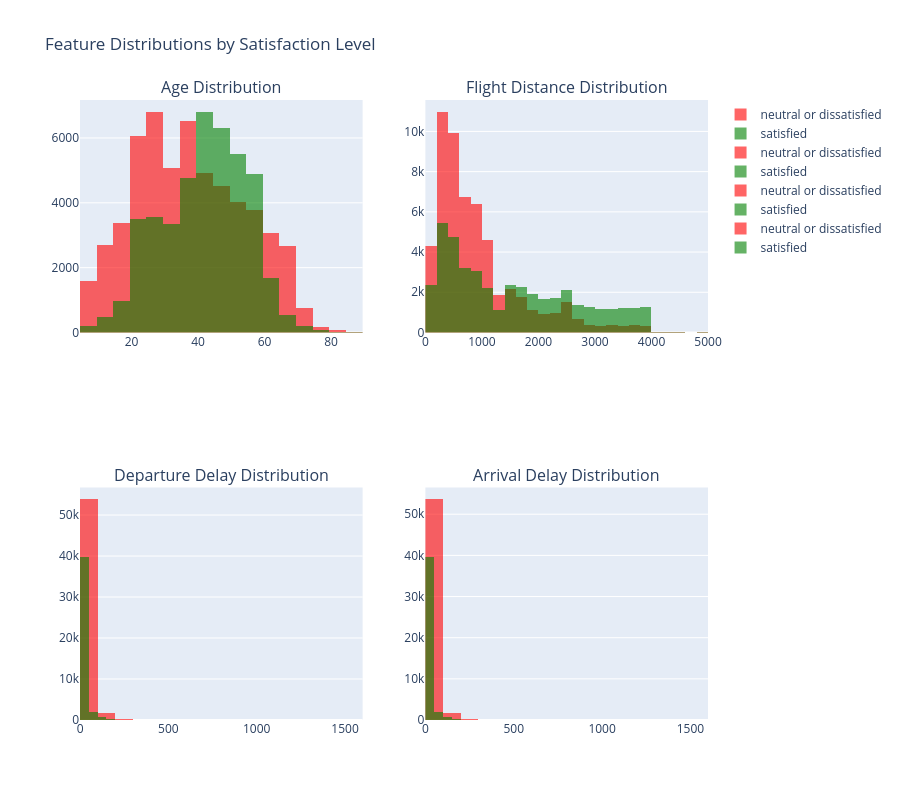
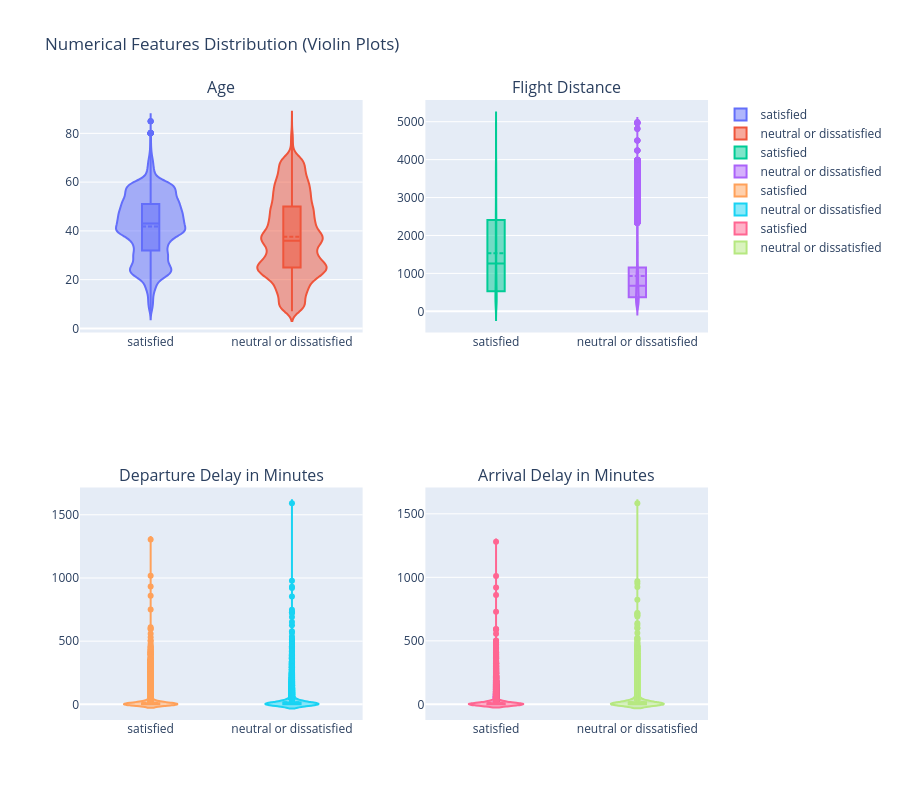
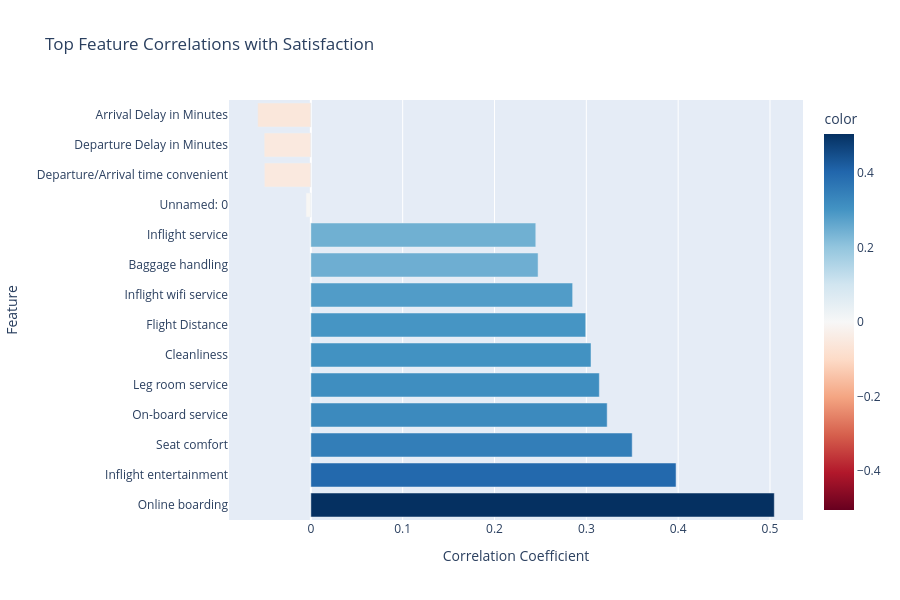
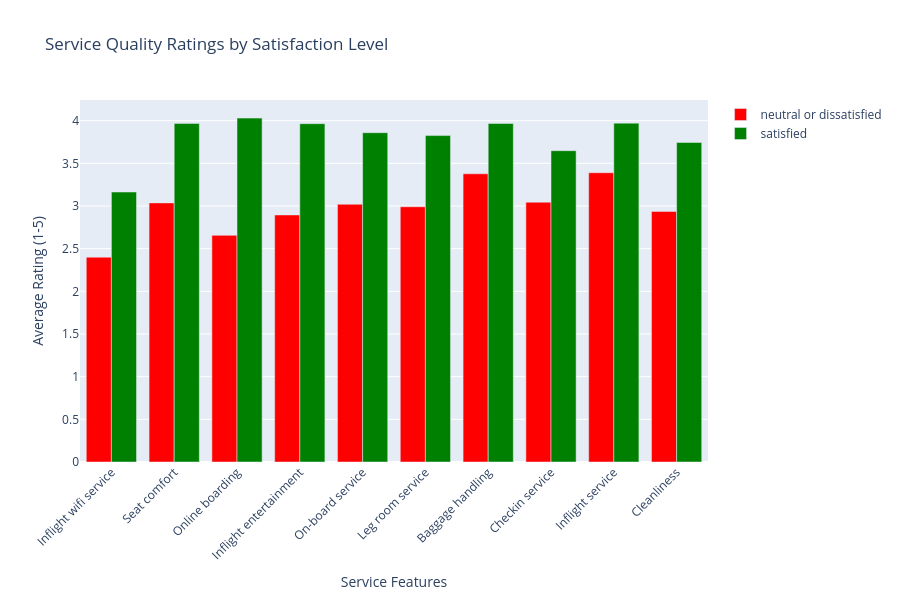

Notebook source saved alongside these figures, in order:
### Markdown cell above
## 7. Advanced Statistical Visualizations

### Code cell
# ============================================
# 12. ADVANCED EDA VISUALIZATIONS
# ============================================

print("\n" + "=" * 60)
print("ADVANCED STATISTICAL VISUALIZATIONS")
print("=" * 60)

# 1. Pairplot style - Multiple feature distributions by satisfaction

fig_dist_by_satisfaction = make_subplots(
    rows=2, cols=2,
    subplot_titles=['Age Distribution', 'Flight Distance Distribution', 
                   'Departure Delay Distribution', 'Arrival Delay Distribution'],
    specs=[[{"type": "histogram"}, {"type": "histogram"}],
           [{"type": "histogram"}, {"type": "histogram"}]]
)

features_to_compare = ['Age', 'Flight Distance', 'Departure Delay in Minutes', 'Arrival Delay in Minutes']
colors = {'satisfied': 'green', 'neutral or dissatisfied': 'red'}

for idx, feature in enumerate(features_to_compare):
    row = idx // 2 + 1
    col = idx % 2 + 1
    
    for satisfaction_level in df['satisfaction'].unique():
        data_subset = df[df['satisfaction'] == satisfaction_level][feature]
        fig_dist_by_satisfaction.add_trace(
            go.Histogram(x=data_subset, name=satisfaction_level, 
                        opacity=0.6, nbinsx=30,
                        marker_color=colors.get(satisfaction_level, 'blue')),
            row=row, col=col
        )

fig_dist_by_satisfaction.update_layout(
    height=800,
    title_text="Feature Distributions by Satisfaction Level",
    barmode='overlay',
    hovermode='x unified'
)
fig_dist_by_satisfaction.write_html(f"{html_reports_dir}/11_distributions_by_satisfaction.html")
fig_dist_by_satisfaction.show()

# 2. Violin plots for numerical features

fig_violin = make_subplots(
    rows=2, cols=2,
    subplot_titles=features_to_compare,
    specs=[[{"type": "violin"}, {"type": "violin"}],
           [{"type": "violin"}, {"type": "violin"}]]
)

for idx, feature in enumerate(features_to_compare):
    row = idx // 2 + 1
    col = idx % 2 + 1
    
    for satisfaction_level in ['satisfied', 'neutral or dissatisfied']:
        data_subset = df[df['satisfaction'] == satisfaction_level][feature]
        fig_violin.add_trace(
            go.Violin(y=data_subset, name=satisfaction_level, 
                     box_visible=True, meanline_visible=True),
            row=row, col=col
        )

fig_violin.update_layout(
    height=800,
    title_text="Numerical Features Distribution (Violin Plots)",
    showlegend=True
)
fig_violin.write_html(f"{html_reports_dir}/12_violin_plots.html")
fig_violin.show()

# 3. Top feature correlations bar chart

df_temp = df.copy()
df_temp['satisfaction_numeric'] = (df_temp['satisfaction'] == 'satisfied').astype(int)
numeric_features_for_corr = df_temp.select_dtypes(include=[np.number])
feature_correlations = numeric_features_for_corr.corr()['satisfaction_numeric'].drop('satisfaction_numeric').sort_values(ascending=False)

# Separate positive and negative correlations
top_positive = feature_correlations[feature_correlations > 0].head(10)
top_negative = feature_correlations[feature_correlations < 0].tail(5)
all_corr = pd.concat([top_positive, top_negative])

fig_corr_bar = px.bar(
    x=all_corr.values,
    y=all_corr.index,
    orientation='h',
    title='Top Feature Correlations with Satisfaction',
    labels={'x': 'Correlation Coefficient', 'y': 'Feature'},
    color=all_corr.values,
    color_continuous_scale='RdBu',
    color_continuous_midpoint=0
)
fig_corr_bar.update_layout(height=600)
fig_corr_bar.write_html(f"{html_reports_dir}/13_top_correlations.html")
fig_corr_bar.show()

# 4. Service quality comparison - Mean ratings by satisfaction

service_quality_comparison = df.groupby('satisfaction')[service_cols].mean()
fig_service_comparison = go.Figure()

for satisfaction_level in service_quality_comparison.index:
    fig_service_comparison.add_trace(
        go.Bar(
            name=satisfaction_level,
            x=service_quality_comparison.columns,
            y=service_quality_comparison.loc[satisfaction_level],
            marker_color='green' if satisfaction_level == 'satisfied' else 'red'
        )
    )

fig_service_comparison.update_layout(
    title='Service Quality Ratings by Satisfaction Level',
    xaxis_title='Service Features',
    yaxis_title='Average Rating (1-5)',
    height=600,
    barmode='group',
    xaxis_tickangle=-45
)
fig_service_comparison.write_html(f"{html_reports_dir}/14_service_quality_comparison.html")
fig_service_comparison.show()

# 5. Class balance visualization

fig_segments = make_subplots(
    rows=1, cols=2,
    subplot_titles=('Overall Satisfaction Balance', 'Customer Type Distribution'),
    specs=[[{"type": "pie"}, {"type": "bar"}]]
)

# Pie chart for satisfaction
satisfaction_counts = df['satisfaction'].value_counts()
fig_segments.add_trace(
    go.Pie(labels=satisfaction_counts.index, values=satisfaction_counts.values,
           name='Satisfaction'),
    row=1, col=1
)

# Bar chart for customer type
customer_type_counts = df['Customer Type'].value_counts()
fig_segments.add_trace(
    go.Bar(x=customer_type_counts.index, y=customer_type_counts.values,
          name='Customer Type', marker_color='steelblue'),
    row=1, col=2
)

fig_segments.update_layout(height=500, title_text="Balanced Data & Customer Segments")
fig_segments.write_html(f"{html_reports_dir}/15_class_balance_segments.html")
fig_segments.show()

### Figure 1 — Plotly figure (JSON) as saved in the notebook; plotly's stock layout.template omitted (floating-point values rounded to 4 significant figures; data arrays with more than 128 entries replaced by an {"elided": "..."} marker saying what was removed)
{"data": [{"marker": {"color": "red"}, "name": "neutral or dissatisfied", "nbinsx": 30, "opacity": 0.6, "type": "histogram", "x": {"elided": "56083 int values"}, "xaxis": "x", "yaxis": "y"}, {"marker": {"color": "green"}, "name": "satisfied", "nbinsx": 30, "opacity": 0.6, "type": "histogram", "x": {"elided": "42821 int values"}, "xaxis": "x", "yaxis": "y"}, {"marker": {"color": "red"}, "name": "neutral or dissatisfied", "nbinsx": 30, "opacity": 0.6, "type": "histogram", "x": {"elided": "56083 int values"}, "xaxis": "x2", "yaxis": "y2"}, {"marker": {"color": "green"}, "name": "satisfied", "nbinsx": 30, "opacity": 0.6, "type": "histogram", "x": {"elided": "42821 int values"}, "xaxis": "x2", "yaxis": "y2"}, {"marker": {"color": "red"}, "name": "neutral or dissatisfied", "nbinsx": 30, "opacity": 0.6, "type": "histogram", "x": {"elided": "56083 int values"}, "xaxis": "x3", "yaxis": "y3"}, {"marker": {"color": "green"}, "name": "satisfied", "nbinsx": 30, "opacity": 0.6, "type": "histogram", "x": {"elided": "42821 int values"}, "xaxis": "x3", "yaxis": "y3"}, {"marker": {"color": "red"}, "name": "neutral or dissatisfied", "nbinsx": 30, "opacity": 0.6, "type": "histogram", "x": {"elided": "56083 float values"}, "xaxis": "x4", "yaxis": "y4"}, {"marker": {"color": "green"}, "name": "satisfied", "nbinsx": 30, "opacity": 0.6, "type": "histogram", "x": {"elided": "42821 float values"}, "xaxis": "x4", "yaxis": "y4"}], "layout": {"annotations": [{"font": {"size": 16}, "showarrow": false, "text": "Age Distribution", "x": 0.225, "xanchor": "center", "xref": "paper", "y": 1, "yanchor": "bottom", "yref": "paper"}, {"font": {"size": 16}, "showarrow": false, "text": "Flight Distance Distribution", "x": 0.775, "xanchor": "center", "xref": "paper", "y": 1, "yanchor": "bottom", "yref": "paper"}, {"font": {"size": 16}, "showarrow": false, "text": "Departure Delay Distribution", "x": 0.225, "xanchor": "center", "xref": "paper", "y": 0.375, "yanchor": "bottom", "yref": "paper"}, {"font": {"size": 16}, "showarrow": false, "text": "Arrival Delay Distribution", "x": 0.775, "xanchor": "center", "xref": "paper", "y": 0.375, "yanchor": "bottom", "yref": "paper"}], "barmode": "overlay", "height": 800, "hovermode": "x unified", "title": {"text": "Feature Distributions by Satisfaction Level"}, "xaxis": {"anchor": "y", "domain": [0, 0.45]}, "xaxis2": {"anchor": "y2", "domain": [0.55, 1]}, "xaxis3": {"anchor": "y3", "domain": [0, 0.45]}, "xaxis4": {"anchor": "y4", "domain": [0.55, 1]}, "yaxis": {"anchor": "x", "domain": [0.625, 1]}, "yaxis2": {"anchor": "x2", "domain": [0.625, 1]}, "yaxis3": {"anchor": "x3", "domain": [0, 0.375]}, "yaxis4": {"anchor": "x4", "domain": [0, 0.375]}}}

### Figure 2 — Plotly figure (JSON) as saved in the notebook; plotly's stock layout.template omitted (floating-point values rounded to 4 significant figures; data arrays with more than 128 entries replaced by an {"elided": "..."} marker saying what was removed)
{"data": [{"box": {"visible": true}, "meanline": {"visible": true}, "name": "satisfied", "type": "violin", "xaxis": "x", "y": {"elided": "42821 int values"}, "yaxis": "y"}, {"box": {"visible": true}, "meanline": {"visible": true}, "name": "neutral or dissatisfied", "type": "violin", "xaxis": "x", "y": {"elided": "56083 int values"}, "yaxis": "y"}, {"box": {"visible": true}, "meanline": {"visible": true}, "name": "satisfied", "type": "violin", "xaxis": "x2", "y": {"elided": "42821 int values"}, "yaxis": "y2"}, {"box": {"visible": true}, "meanline": {"visible": true}, "name": "neutral or dissatisfied", "type": "violin", "xaxis": "x2", "y": {"elided": "56083 int values"}, "yaxis": "y2"}, {"box": {"visible": true}, "meanline": {"visible": true}, "name": "satisfied", "type": "violin", "xaxis": "x3", "y": {"elided": "42821 int values"}, "yaxis": "y3"}, {"box": {"visible": true}, "meanline": {"visible": true}, "name": "neutral or dissatisfied", "type": "violin", "xaxis": "x3", "y": {"elided": "56083 int values"}, "yaxis": "y3"}, {"box": {"visible": true}, "meanline": {"visible": true}, "name": "satisfied", "type": "violin", "xaxis": "x4", "y": {"elided": "42821 float values"}, "yaxis": "y4"}, {"box": {"visible": true}, "meanline": {"visible": true}, "name": "neutral or dissatisfied", "type": "violin", "xaxis": "x4", "y": {"elided": "56083 float values"}, "yaxis": "y4"}], "layout": {"annotations": [{"font": {"size": 16}, "showarrow": false, "text": "Age", "x": 0.225, "xanchor": "center", "xref": "paper", "y": 1, "yanchor": "bottom", "yref": "paper"}, {"font": {"size": 16}, "showarrow": false, "text": "Flight Distance", "x": 0.775, "xanchor": "center", "xref": "paper", "y": 1, "yanchor": "bottom", "yref": "paper"}, {"font": {"size": 16}, "showarrow": false, "text": "Departure Delay in Minutes", "x": 0.225, "xanchor": "center", "xref": "paper", "y": 0.375, "yanchor": "bottom", "yref": "paper"}, {"font": {"size": 16}, "showarrow": false, "text": "Arrival Delay in Minutes", "x": 0.775, "xanchor": "center", "xref": "paper", "y": 0.375, "yanchor": "bottom", "yref": "paper"}], "height": 800, "showlegend": true, "title": {"text": "Numerical Features Distribution (Violin Plots)"}, "xaxis": {"anchor": "y", "domain": [0, 0.45]}, "xaxis2": {"anchor": "y2", "domain": [0.55, 1]}, "xaxis3": {"anchor": "y3", "domain": [0, 0.45]}, "xaxis4": {"anchor": "y4", "domain": [0.55, 1]}, "yaxis": {"anchor": "x", "domain": [0.625, 1]}, "yaxis2": {"anchor": "x2", "domain": [0.625, 1]}, "yaxis3": {"anchor": "x3", "domain": [0, 0.375]}, "yaxis4": {"anchor": "x4", "domain": [0, 0.375]}}}

### Figure 3 — Plotly figure (JSON) as saved in the notebook; plotly's stock layout.template omitted (floating-point values rounded to 4 significant figures)
{"data": [{"hovertemplate": "Correlation Coefficient=%{x}<br>Feature=%{y}<br>color=%{marker.color}<extra></extra>", "legendgroup": "", "marker": {"color": [0.5047, 0.3977, 0.35, 0.3227, 0.3142, 0.3051, 0.2993, 0.2851, 0.2474, 0.2449, -0.005404, -0.05067, -0.05087, -0.05788], "coloraxis": "coloraxis", "pattern": {"shape": ""}}, "name": "", "orientation": "h", "showlegend": false, "textposition": "auto", "type": "bar", "x": [0.5047, 0.3977, 0.35, 0.3227, 0.3142, 0.3051, 0.2993, 0.2851, 0.2474, 0.2449, -0.005404, -0.05067, -0.05087, -0.05788], "xaxis": "x", "y": ["Online boarding", "Inflight entertainment", "Seat comfort", "On-board service", "Leg room service", "Cleanliness", "Flight Distance", "Inflight wifi service", "Baggage handling", "Inflight service", "Unnamed: 0", "Departure/Arrival time convenient", "Departure Delay in Minutes", "Arrival Delay in Minutes"], "yaxis": "y"}], "layout": {"barmode": "relative", "coloraxis": {"cmid": 0, "colorbar": {"title": {"text": "color"}}, "colorscale": [[0, "rgb(103,0,31)"], [0.1, "rgb(178,24,43)"], [0.2, "rgb(214,96,77)"], [0.3, "rgb(244,165,130)"], [0.4, "rgb(253,219,199)"], [0.5, "rgb(247,247,247)"], [0.6, "rgb(209,229,240)"], [0.7, "rgb(146,197,222)"], [0.8, "rgb(67,147,195)"], [0.9, "rgb(33,102,172)"], [1, "rgb(5,48,97)"]]}, "height": 600, "legend": {"tracegroupgap": 0}, "title": {"text": "Top Feature Correlations with Satisfaction"}, "xaxis": {"anchor": "y", "domain": [0, 1], "title": {"text": "Correlation Coefficient"}}, "yaxis": {"anchor": "x", "domain": [0, 1], "title": {"text": "Feature"}}}}

### Figure 4 — Plotly figure (JSON) as saved in the notebook; plotly's stock layout.template omitted (floating-point values rounded to 4 significant figures)
{"data": [{"marker": {"color": "red"}, "name": "neutral or dissatisfied", "type": "bar", "x": ["Inflight wifi service", "Seat comfort", "Online boarding", "Inflight entertainment", "On-board service", "Leg room service", "Baggage handling", "Checkin service", "Inflight service", "Cleanliness"], "y": [2.4, 3.036, 2.656, 2.895, 3.02, 2.991, 3.377, 3.045, 3.39, 2.937]}, {"marker": {"color": "green"}, "name": "satisfied", "type": "bar", "x": ["Inflight wifi service", "Seat comfort", "Online boarding", "Inflight entertainment", "On-board service", "Leg room service", "Baggage handling", "Checkin service", "Inflight service", "Cleanliness"], "y": [3.164, 3.968, 4.03, 3.965, 3.859, 3.825, 3.967, 3.648, 3.971, 3.744]}], "layout": {"barmode": "group", "height": 600, "title": {"text": "Service Quality Ratings by Satisfaction Level"}, "xaxis": {"tickangle": -45, "title": {"text": "Service Features"}}, "yaxis": {"title": {"text": "Average Rating (1-5)"}}}}
